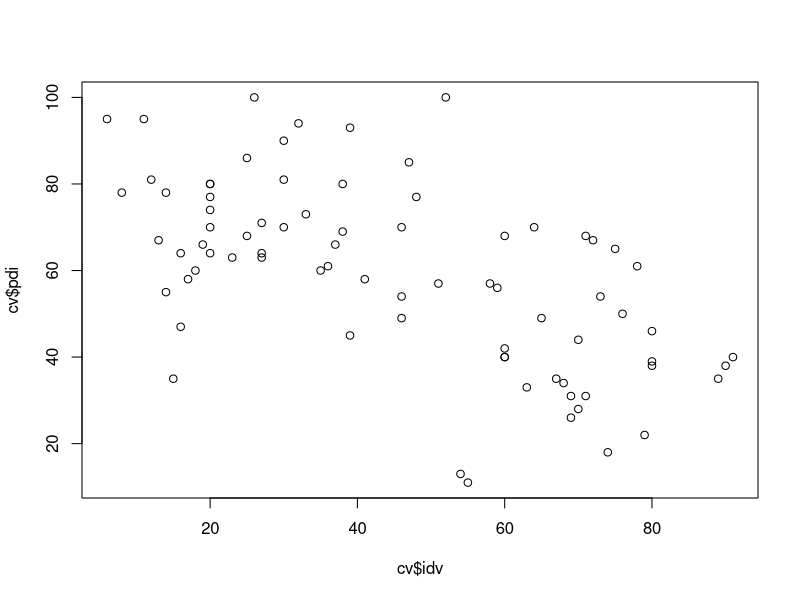
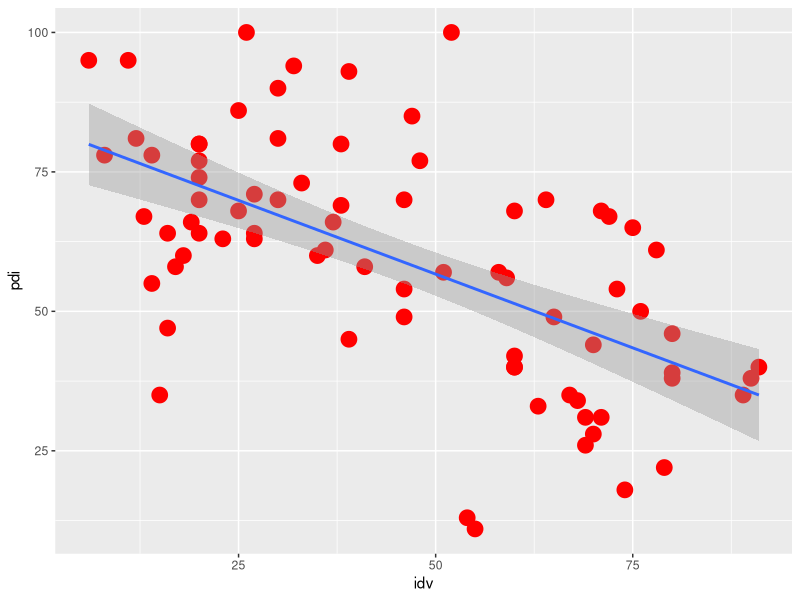
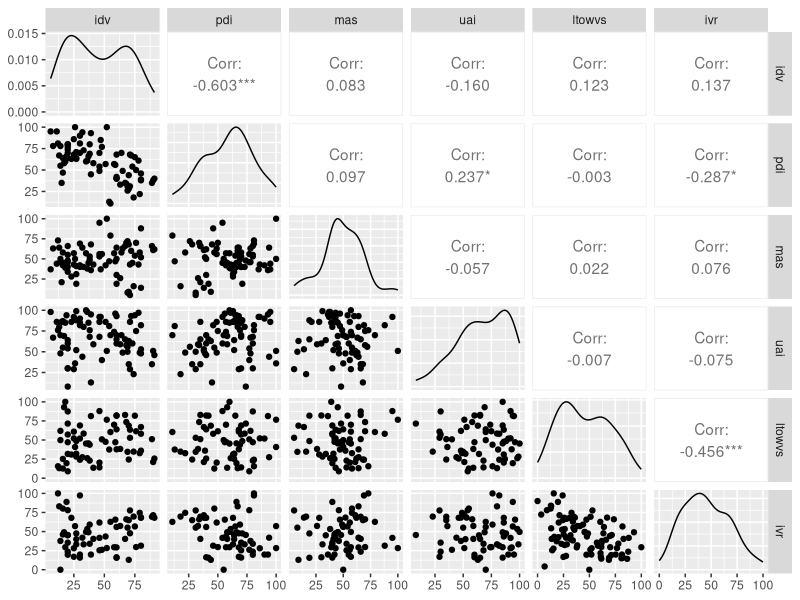
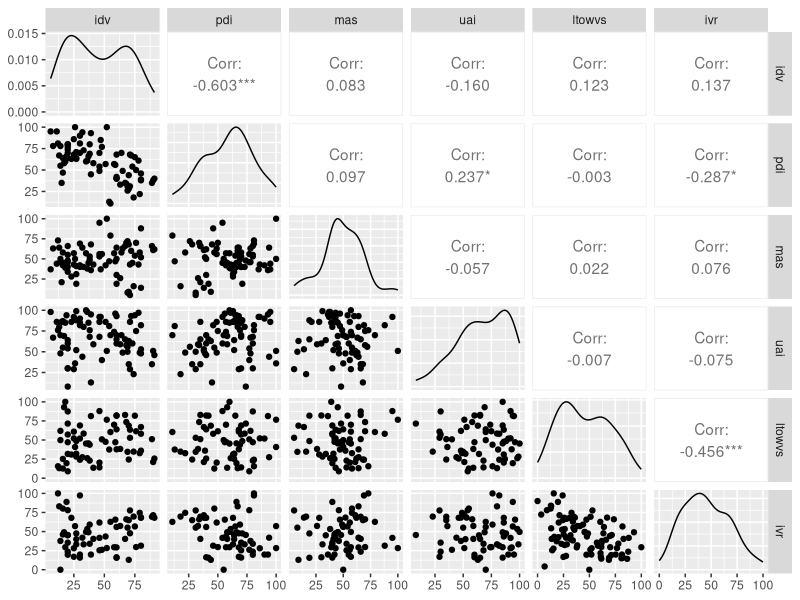
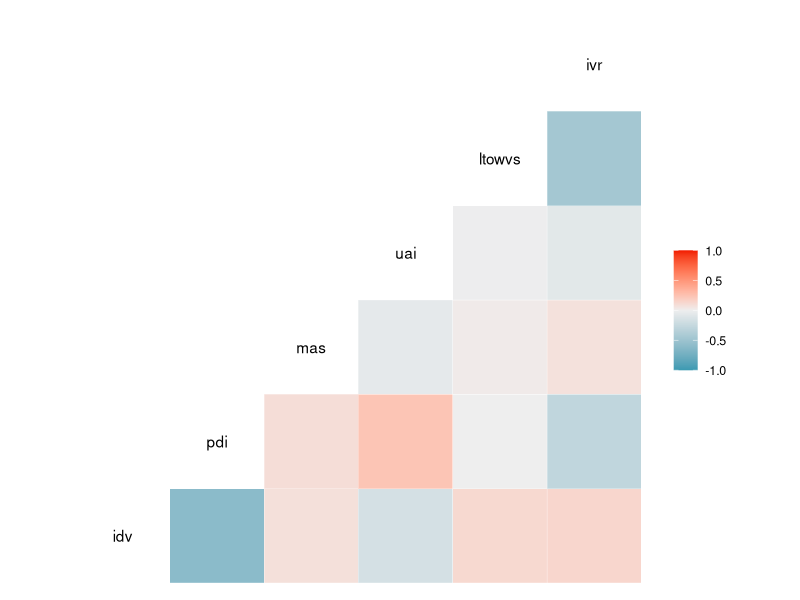

The R script that drew these images, in order:
## ---- chunk 1
#install.packages("tidyverse") # intall the package
library(tidyverse) # upload the package
library(readxl)
## ---- chunk 2
cv <- read_excel("6-dimensions-for-website-2015-12-08-0-100.xls")
class(cv)

summary(cv)
head(cv)
mean(cv$idv, na.rm = TRUE)
## ---- chunk 3
plot(cv$idv, cv$pdi)
help("plot")
ggplot(data=cv, aes(x=idv, y=pdi)) +
  geom_point(size=5, col='red') +
  geom_smooth(method = lm)
## ---- chunk 4
lm <- lm(pdi ~ idv, data = cv)
summary(lm)
## ---- chunk 5
#install.packages('GGally')
library(GGally)
ggpairs(cv, columns = c(4, 3, 5, 6, 7, 8))
help("ggpairs")

ggpairs(cv %>% select(idv, pdi, mas, uai, ltowvs, ivr))
ggcorr(cv %>% select(idv, pdi, mas, uai, ltowvs, ivr))

## ---- chunk 6

mlm <- lm(ivr ~ pdi + mas + uai + ltowvs + idv, data=cv)
mlm
summary(mlm)
help(lm)
